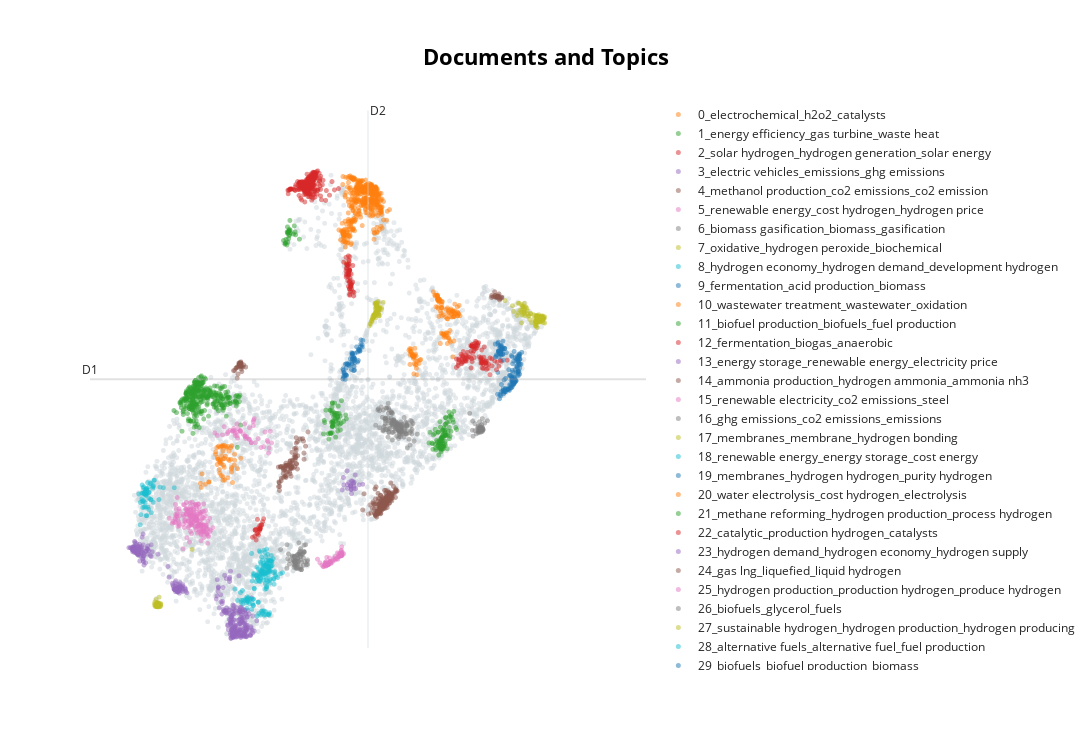

The code cell stored with this chart in its notebook:
### Code cell
# Reduce embeddings to 2D for visualization
reduced_embeddings = umap.UMAP( n_neighbors=_neighbors, n_components=2, 
                          min_dist=0.0, metric='cosine').fit_transform(embedings_x)

# Get the abstracts information from the topic model
document_info = topic_model.get_document_info(abstracts)

# Visualize the topics
topic_model.visualize_documents(abstracts, reduced_embeddings=reduced_embeddings, 
                                hide_document_hover=True, hide_annotations=True)
